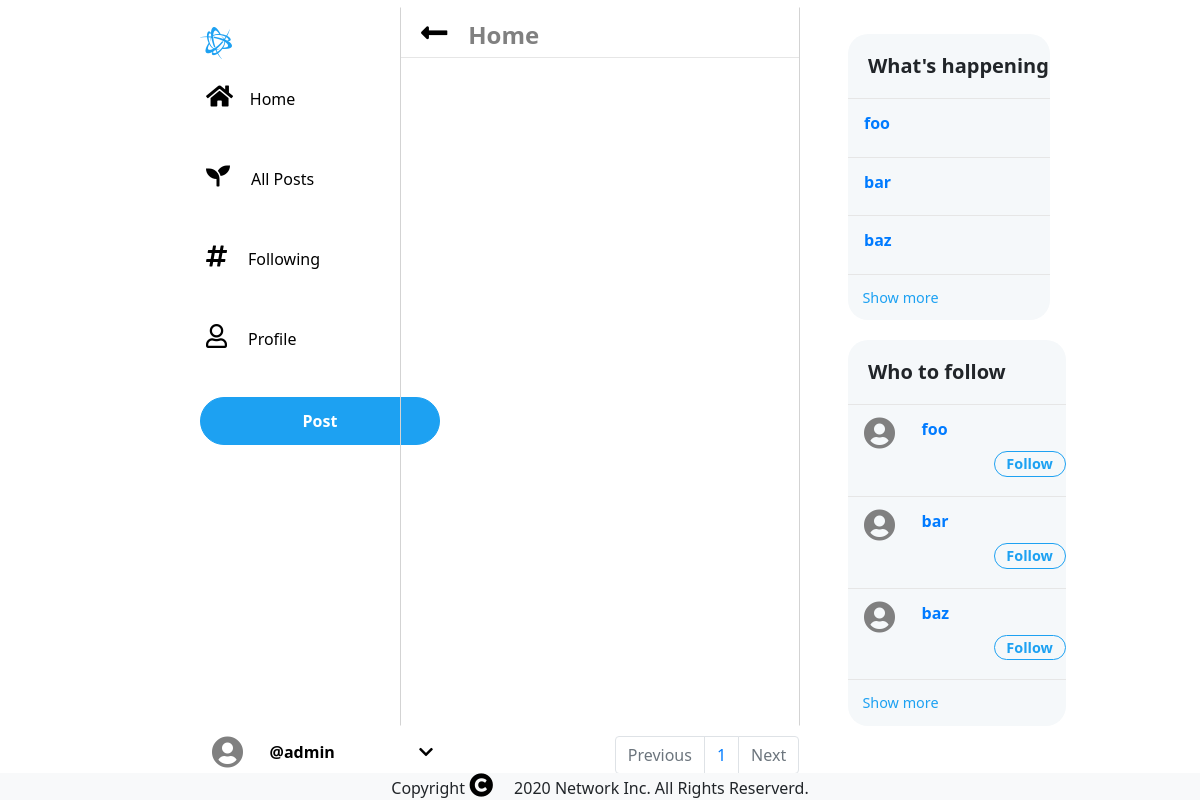
The page /following (signed in) on the database its author committed.
### network/models.py (models this page shows, shortened)
class User(AbstractUser):
    pass

### network/views.py (the view)
# urls.py: path("following", views.following_index, name="following_index"),
@login_required
def following_index(request):
    follows = Follow.objects.filter(user=request.user.id)
    followings = []
    following_users = []
    for follow in follows:
        followings.append(follow.following)
    for following in followings:
        if following is not None:
            following_users.append(following)
    posts = []
    all_users = User.objects.all()
    users = []
    present_user = User.objects.get(username=request.user)
    for all_user in all_users:
        if all_user != present_user and all_user.username != "admin":
            users.append(all_user)
    for following_user in following_users:
        following_posts = Post.objects.filter(user=following_user.id).order_by(
            "-timestamp"
        )
        posts += following_posts
    posts.sort(key=lambda r: r.timestamp, reverse=True)
    p = Paginator(posts, 10)
    page_number = request.GET.get("page")
    page_obj = p.get_page(page_number)
    return render(
        request,
        "network/following.html",
        {
            "posts": posts,
            "post": CreatePost(),
            "page_obj": page_obj,
            "users": users,
        },
    )

### network/models.py
class CreatePost(ModelForm):
    class Meta:
        model = Post
        fields = ["content"]
        widgets = {
            "content": Textarea(
                attrs={
                    "placeholder": "What's happening?",
                    "class": "both_postform",
                }
            )
        }

### network/templates/network/following.html (shortened to what this page needs)
{% extends "network/layout.html" %}
{% load static %}
{% block body %}
{% if user.is_authenticated %}
<div>
    <div class="row middle_cell">
        <a href="{% url 'index' %}">
            <h5><i class="fas fa-long-arrow-alt-left"></i><span>Home</span></h5>
        </a>
    </div>
</div>
{% endif %}
{% endblock %}

### network/templates/network/layout.html (shortened to what this page needs)
{% load static %}
<!DOCTYPE html>
<html lang="en">
<head>
    <link rel="stylesheet" href="https://use.fontawesome.com/releases/v5.13.0/css/all.css">
    <link rel="stylesheet" href="https://stackpath.bootstrapcdn.com/bootstrap/4.4.1/css/bootstrap.min.css"
>
    <link href="{% static 'network/styles.css' %}" rel="stylesheet">
</head>
<body class="main_container">
    <div class="row">
        <div class="col-4">
            <div id="left_container" class="row">
                <div class="col-6">
                </div>
                <nav class="navbar-light" class="col-6">
                    <p><i class="fab fa-battle-net"></i></p>
                    <a href="{% url 'index' %}"><button id="home" class="inline_display button_margin"><i
                                class="fas fa-home"></i>Home</button></a>
                    <div>
                        <ul class="navbar-nav mr-auto">
                            <li class="nav-item">
                                <a href="{% url 'index' %}"><button id="all_posts"
                                        class="inline_display button_margin"><i class="fas fa-seedling"></i>
                                        All
                                        Posts</button></a>
                            </li>
                            {% if user.is_authenticated %}
                            <li class="nav-item">
                                <a href="{% url 'following_index' %}"><button id="following"
                                        class="inline_display button_margin"><i class="fas fa-hashtag"></i>
                                        Following</button></a>
                            </li>
                            <li class="nav-item">
                                <a href="{% url 'user_profile' request.user %}"><button id="profile"
                                        class="inline_display button_margin"><i class="far fa-user"></i>
                                        Profile</button></a>
                            </li>
                            <li class="nav-item">
                                <input type="submit" value="Post" class="btn" onclick="popup()" id="new_post">
                            </li>
                            {% endif %}
                            {% if user.is_authenticated %}
                            <div class="dropdown user_account">
                                <button id="left_corner_user" class="btn btn-secondary dropdown-toggle inline_display"
                                    type="button" id="dropdownMenuButton" data-toggle="dropdown" aria-haspopup="true"
                                    aria-expanded="false">
                                    <i class="fa fa-user-circle fa-2x" aria-hidden="true"></i>
                                    <span id="dropdown_user"><strong>@{{ request.user }}</strong>
                                        <i class="fas fa-chevron-down fa-1x"></i></span>
                                </button>
                            </div>
                            {% endif %}
                        </ul>
                    </div>
                </nav>
            </div>
        </div>
        <div id="middle_container" class="col-4">
            {% block body %}
            {% endblock %}
        </div>
        <div class="right_container col-4">
            <div class="row upper">
                <div class="who_to_follow_container">
                    <div class="follow_border">
                        <h5>What's happening</h5>
                    </div>
                    {% for user in users %}
                    <a class="follow_link" href="#">
                        <div class="follow_options follow_border">
                            <span class="follow_user">{{ user.username }}</span>
                        </div>
                    </a>
                    {% endfor %}
                    <div id="show_more">
                        <a href="#">Show more</a>
                    </div>
                </div>
            </div>
            <div class="row">
                <div class="who_to_follow_container">
                    <div class="follow_border">
                        <h5>Who to follow</h5>
                    </div>
                    {% for user in users %}
                    <a class="follow_link" href="#">
                        <div class="follow_options follow_border">
                            <i class=" fa fa-user-circle fa-2x" aria-hidden="true"></i>
                            <span class="follow_user">{{ user.username }}</span>
                            <button id="follow_button" class="follow_user">Follow</button>
                        </div>
                    </a>
                    {% endfor %}
                    <div id="show_more">
                        <a href="#">Show more</a>
                    </div>
                </div>
            </div>
        </div>
        <nav aria-label="Page navigation">
            <ul id="pagination-demo" class="pagination">
                {% if page_obj.has_previous %}
                <li class="page-item">
                    <a class="page-link" href="?page={{ page_obj.previous_page_number }}" tabindex="-1">Previous</a>
                </li>
                {% else %}
                <li class="page-item disabled">
                    <a class="page-link" href="#" tabindex="-1" aria-disabled="true">Previous</a>
                </li>
                {% endif %}
                <div id="page">
                </div>
                {% if page_obj.has_next %}
                <li class="page-item">
                    <a class="page-link" href="?page={{ page_obj.next_page_number }}">Next</a>
                </li>
                {% else %}
                <li class="page-item disabled">
                    <a class="page-link" href="#" aria-disabled="true">Next</a>
                </li>
                {% endif %}
            </ul>
        </nav>
        <footer class="footer">
            <div class="container">
                <span class="text muted">Copyright <i class="fa fa-copyright" aria-hidden="true"></i> 2020 Network Inc.
                    All
                    Rights Reserverd.
                </span>
            </div>
        </footer>
    </div>
</body>
</html>

### network/static/network/styles.css (style rules this page uses)
body { overflow-x: hidden; font-family: system-ui, -apple-system, BlinkMacSystemFont, "Segoe UI", Roboto, Ubuntu, "Helvetica Neue", sans-serif; }
nav { text-align: left; width: 50%; margin-top: 10px; }
#left_container { margin-top: 10px; }
.right_container { padding-left: 3em; margin-top: 20px; }
.upper { margin-bottom: 20px; }
#middle_container, #post_middle_container, #profile_view { border: 1px solid lightgrey; border-top: 1px solid transparent; border-bottom: 1px solid transparent; padding: 0; overflow: hidden; }
i { color: black; font-size: 1.5em; padding-right: 0.7em; }
.fab { color: rgba(29, 161, 242, 1); font-size: 2em; }
#new_post { background-color: rgba(29, 161, 242, 1); color: white; border: 1px solid rgba(29, 161, 242, 1); border-radius: 30px; width: 15em; height: 3em; font-weight: bold; outline: none; }
.user_account { position: fixed; bottom: 30px; }
.inline_display { display: inline-block; background-color: white; border: 0px solid #e1f3fd; height: 2.5em; }
.button_margin { margin-bottom: 2.5em; }
.fa-user-circle { color: grey; }
.dropdown-toggle::after { display: none; }
#dropdown_user { color: black; }
strong { vertical-align: super; margin-right: 5em; }
.fa-chevron-down { vertical-align: super; }
.follow_options { font-weight: bold; padding-left: 1em; }
h5 { font-weight: bold; padding-left: 1em; line-height: 2em; display: table-cell; vertical-align: middle; }
.who_to_follow_container { background-color: rgb(245, 248, 250); border-radius: 20px; width: 60%; display: table; }
.follow_link { background-color: rgb(245, 248, 250); width: 100%; display: table; }
.follow_user { vertical-align: 40%; }
#follow_button, .profile_follow_button { margin-left: 9em; background-color: rgb(245, 248, 250); border: 1px solid rgba(29, 161, 242, 1); border-radius: 30px; color: rgba(29, 161, 242, 1); font-weight: bold; width: 5em; font-size: 0.9em; }
.follow_border { border-bottom: 1px solid #e6e6e6; }
#show_more { margin-left: 1em; font-size: 0.9em; }
#show_more a { color: rgba(29, 161, 242, 1); }
.follow_border, #show_more { padding-top: 12px; padding-bottom: 12px; }
.middle_cell { border-bottom: 1px solid #e6e6e6; }
.middle_cell h5 { margin-top: 12px; }
.middle_cell span { font-size: 1.2em; color: grey; }
.row { margin-left: auto; margin-right: auto; margin-top: 7px; }
.pagination { position: fixed; bottom: 1.2%; right: 33.4%; }
footer { position: fixed; left: 0; bottom: 0; width: 100%; background-color: #f8f9fa; text-align: center; }

### rows shown on the page
User: user "admin"
User: username "foo"
User: username "bar"
User: username "baz"
